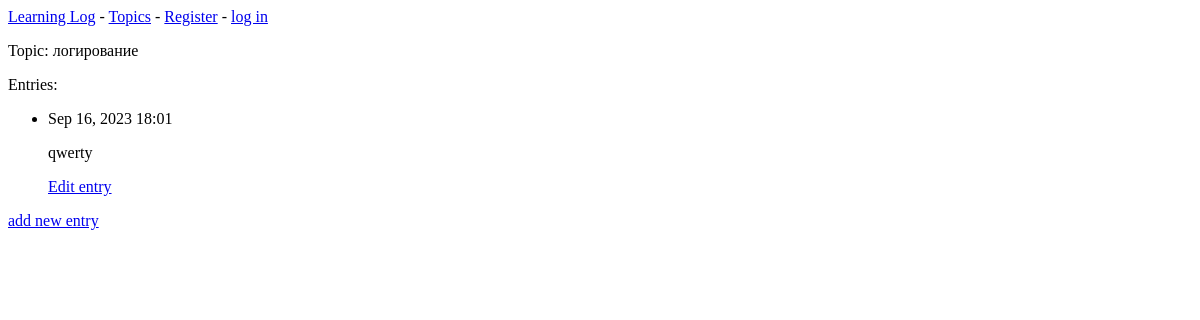
The app's page /topics/5/, older data.
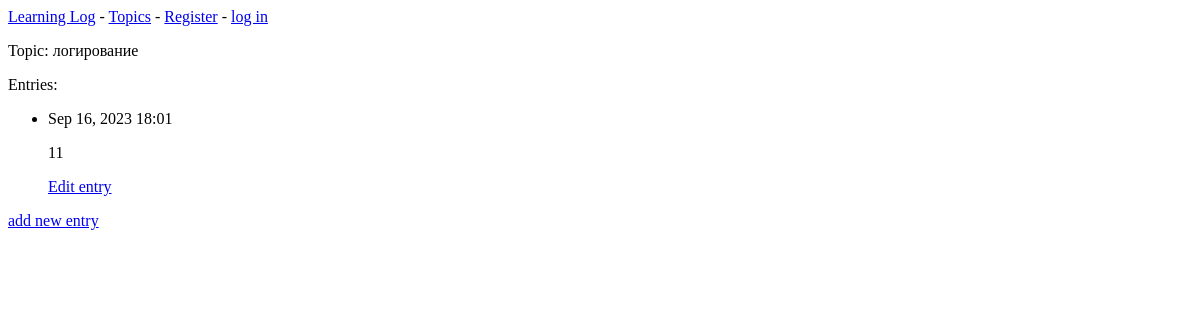
The same page, newer data.
### learning_logs/models.py (models this page shows, shortened)
class Entry(models.Model):
    topic = models.ForeignKey(Topic, on_delete=models.CASCADE)
    text = models.TextField(default='')
    date_added = models.DateTimeField(auto_now_add=True)
    class Meta:
        verbose_name_plural = 'entries'

### learning_logs/views.py (the view)
# urls.py: path('topics/<int:topic_id>/', views.topic, name='topic'),
def topic(request, topic_id):
    topic = Topic.objects.get(id=topic_id)
    entries = topic.entry_set.order_by('-date_added')
    if entries:
        context = {'topic': topic, 'entries': entries}
        return render(request, 'learning_logs/topic.html', context)
    else:
        messages.info(request, 'записей нет')
        return render(request, 'learning_logs/new_entry.html')

### learning_logs/models.py (called while the page is built)
    def __str__(self):
        return self.text

### learning_logs/templates/learning_logs/topic.html (shortened to what this page needs)
{% extends 'learning_logs/base.html' %}
{% block content %}
<p>Topic: {{ topic }}</p>
<p>Entries:</p>
<ul>
  {% for entry in entries %}
  <li>
    <p>{{ entry.date_added|date:'M d, Y H:i' }}</p>
    <p>{{ entry.text|linebreaks }}</p>
      <p><a href="{% url 'learning_logs:edit_entry' entry.id %}">Edit entry</a></p>
  </li>
  {% empty %}
    <li>There are no entries for this topic yet.</li>
<p><a href="{% url 'learning_logs:edit_entry' entry.id %}">Edit entry</a></p>
    {% endfor %}
 </ul>
<p>
    <a href="{% url 'learning_logs:new_entry' topic.id %}">add new entry</a>
</p>
 {% endblock content %}

Row changes from the older to the newer data that the page shows:
changed Entry: text "qwerty" → "11"
